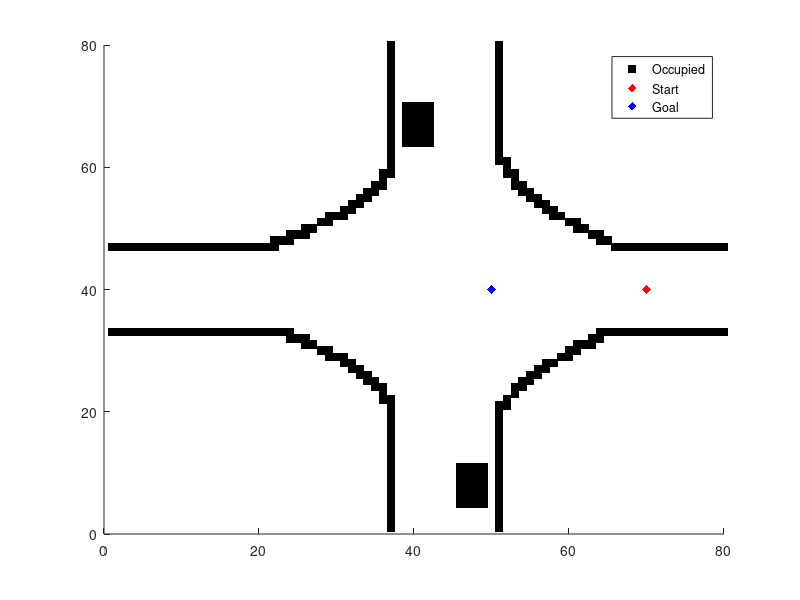
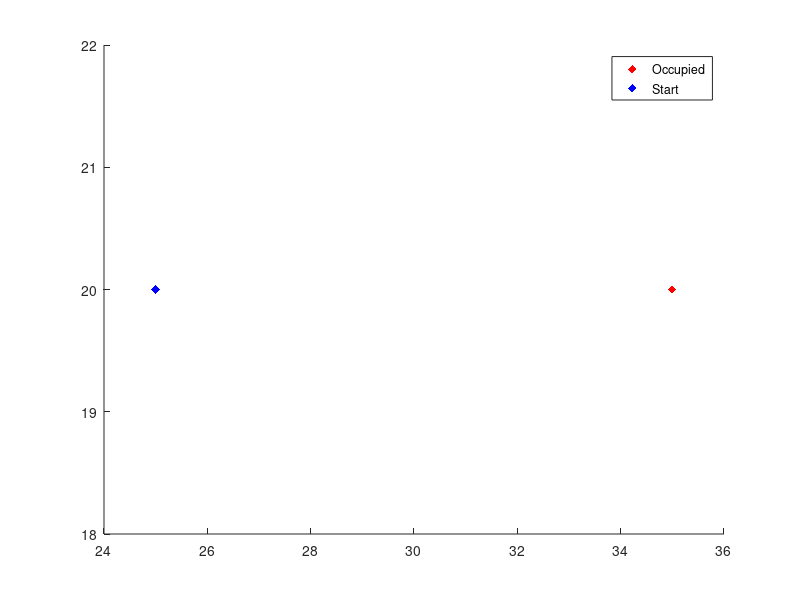

Source code (MATLAB) for these figures, in order: (Note: this script raises an error after producing the figures.)
%--------------------------------------------------------------------------
%            Parthasarathy Nadarajan
%            CARISSMA & Technische Hochschule Ingolstadt (THI)
%            Path Planning using RRT and Predicted Occupancy Grids
%--------------------------------------------------------------------------
clc; clearvars; close all;

%% Define the configuration space
load('POG_scenario');

% Rotate the occupancy grid
gridConverted = rot90(predictedOccupancyGrid, 3);

% Plot the occupied cells
[a, b] = find(gridConverted(:,:,1) >0.01);
figure(2);
axis([1 80 1 80])
s1 = scatter(a, b, 'k', 's', 'filled'); hold on
figure(3);
axis([1 40 1 40])
s2 = scatter(a*0.5, b*0.5, 'g', 's', 'filled'); hold on
        delete(s2);
%% EGO vehicle data
EGO.vel = 5; % m/s
EGO.psi = 180; % degrees
EGO.ax = 0; % m/s^2
EGO.ay = 0; % m/s^2
EGO.xCG = 35; % m
EGO.yCG = 20; % m
EGO.lf = 2; % m
EGO.lr = 2; % m
EGO.w = 2; % m
EGO.steerMax = 3; % degrees

%% Define the start and goal point
p_start = [round(EGO.xCG/0.5), round(EGO.yCG/0.5)]; % grid position
% Start point in terms of position
p_pos_start(1) = EGO.xCG;
p_pos_start(2) = EGO.yCG;

% EGO position after 2 seconds will be the goal position
distMoved = EGO.vel*2;
tx_pos = distMoved*cosd(EGO.psi);
ty_pos = distMoved*sind(EGO.psi);
p_pos_goal(1) = EGO.xCG+tx_pos;
p_pos_goal(2) = EGO.yCG+ty_pos;

p_goal = [round(p_pos_goal(1)/0.5), round(p_pos_goal(2)/0.5)]; % grid position

% Plot the start and the goal point
figure(2)
scatter(p_start(1), p_start(2), 'r', 'filled', 'd');
scatter(p_goal(1), p_goal(2), 'b', 'filled', 'd');
legend('Occupied', 'Start', 'Goal');
legend('AutoUpdate', 'off')
figure(3);
scatter(p_pos_start(1), p_pos_start(2), 'r', 'filled', 'd');
scatter(p_pos_goal(1), p_pos_goal(2), 'b', 'filled', 'd');
legend('Occupied', 'Start', 'Goal');
legend('AutoUpdate', 'off')

%% Parameters for RRT algorithm
param.maxIter = 2000;
param.minThresh = 0.1; % minimum probability of occupancy
RRTSampleTime = 0.1;
simulationSampleTime = 0.02;
param.minRes = EGO.vel*simulationSampleTime; % steps in between RRT
param.minDist = EGO.vel*RRTSampleTime; % distance constrained based on RRT sample time
param.stopThresh = 0.5; % distance around the goal to stop simulation
param.plotGraph = false;
param.minAngle = 10; % constraints on the steering

%% Initialise the tree
rrt = [];
rrt = AddNode(rrt, p_start, p_pos_start, 0, EGO.psi, 1, 1); %0 - root node, %1 - simulationTime is 1 % 1 - terminal node

%% Path planning
tic
[rrt, iter] = pathPlanning(p_goal, p_pos_goal, gridConverted, rrt, EGO, param);
timeTaken = toc;

%% Extracting the path from tree
i = length(rrt);
% Select the node that is closest to the goal as well as a terminal node
for j = 1:i
    dist = sqrt((rrt(j).node.p(1) -p_goal(1))^2 + (rrt(j).node.p(2)-p_goal(2))^2);
    if (j == 1) || (dist < mindist) && (rrt(j).node.terminalNode == 1) && (rrt(j).node.sampleTime == 21)
        mindist = dist;
        imin = j;
    end
end

figure(2);
scatter(rrt(imin).node.p(1), rrt(imin).node.p(2), 'g', 'filled', 'd', 'LineWidth', 2);
P = rrt(imin).node.p';
P_pos = rrt(imin).node.p_pos';
P_angle = rrt(imin).node.angPrev;
P_sampleTime = rrt(imin).node.sampleTime;
j = imin;
while 1
    j = rrt(j).node.iPrev;
    if j == 0
        break
    end
    P = [rrt(j).node.p' P];
    P_pos = [rrt(j).node.p_pos' P_pos];
    P_angle = [rrt(j).node.angPrev P_angle];
    P_sampleTime = [rrt(j).node.sampleTime P_sampleTime];
end

%% Plot the unsmoothed path
if isempty(P)
    disp('Could not find valid path');
else
    fprintf('Time taken for the RRT algorithm to find a path is %d \n', timeTaken);
    fprintf('The number of iterations taken is %d \n', iter-1);
    
    for i = 2:length(P)

        figure(2);
        scatter(P(1,i),P(2,i),'ko', 'filled');
        plot([P(1,i);P(1,i-1)],[P(2,i);P(2,i-1)],'b','LineWidth',1);
        figure(3);
        
        % Plot of the POG
        [a, b] = find(gridConverted(:,:,P_sampleTime(i)) >0.0);
        for j = 1:length(a)
            s2 = scatter(a(j)*0.5, b(j)*0.5, 10, gridConverted(a(j), b(j), P_sampleTime(i)), 'filled'); hold on
        end
        % Plot of the selected point
        scatter(P_pos(1,i),P_pos(2,i),'ko', 'filled');
        plot([P_pos(1,i);P_pos(1,i-1)],[P_pos(2,i);P_pos(2,i-1)],'b','LineWidth',1);
        % Plotting the vehicle
        ex=cosd(P_angle(i));
        ey=sind(P_angle(i));
        exOrtho=ex*cos(pi/2)+ey*sin(pi/2);
        eyOrtho=-ex*sin(pi/2)+ey*cos(pi/2);
        P_plot(1)=P(1,i)*0.5+ex*(EGO.lf)+EGO.w/2*exOrtho;
        P_plot(2)=P(2,i)*0.5+ey*(EGO.lf)+EGO.w/2*eyOrtho;
        P_plot(3)=P(1,i)*0.5+ex*(EGO.lf)-EGO.w/2*exOrtho;
        P_plot(4)=P(2,i)*0.5+ey*(EGO.lf)-EGO.w/2*eyOrtho;
        P_plot(5)=P(1,i)*0.5-ex*(EGO.lr)+EGO.w/2*exOrtho;
        P_plot(6)=P(2,i)*0.5-ey*(EGO.lr)+EGO.w/2*eyOrtho;
        P_plot(7)=P(1,i)*0.5-ex*(EGO.lr)-EGO.w/2*exOrtho;
        P_plot(8)=P(2,i)*0.5-ey*(EGO.lr)-EGO.w/2*eyOrtho;
        p(1) = plot([P_plot(1) P_plot(3)], [P_plot(2) P_plot(4)], 'Color', 'b', 'LineWidth', 2);
        p(2) = plot([P_plot(1) P_plot(5)], [P_plot(2) P_plot(6)], 'Color', 'b');
        p(3) = plot([P_plot(3) P_plot(7)], [P_plot(4) P_plot(8)], 'Color', 'b');
        p(4) = plot([P_plot(7) P_plot(5)], [P_plot(8) P_plot(6)], 'Color', 'b');
        saveName = [num2str(i) '.png'];
        saveas(gcf, saveName);
        delete(p);
        delete(s2);
        close(figure(3))
    end
%     if param.plotGraph
        for i = 1:length(rrt)
            if rrt(i).node.terminalNode == 0
                figure(2);
                scatter(rrt(i).node.p(1), rrt(i).node.p(2), 'yo', 'filled');
                figure(3);
                scatter(rrt(i).node.p(1)*0.5, rrt(i).node.p(2)*0.5, 'yo', 'filled');
            else
                figure(2);
                scatter(rrt(i).node.p(1), rrt(i).node.p(2), 'mo', 'filled');
                figure(3);
                scatter(rrt(i).node.p(1)*0.5, rrt(i).node.p(2)*0.5, 'mo', 'filled');
            end
        end
%     end
end
%% Controller for following the path
tic
controller_modified(P_pos(1,:), P_pos(2,:), EGO.psi*3.14/180, EGO.vel, EGO.vel, EGO.ax, EGO.ay, param)
toc
%% Additional functions
% Function - Path planning-------------------------------------------------
function [rrt, iter] = pathPlanning(p_goal, p_pos_goal, gridConverted, rrt, EGO, param)
iter = 1;
sampleTime = 1;

while iter <= param.maxIter
    % Choose a random point and sometime biased based on the goal
    if rem(iter, 50) == 0
        p_rand(1) = p_goal(1);
        p_rand(2) = p_goal(2);
    else
        p_rand(1) = randperm(80, 1);
        p_rand(2) = randperm(80, 1);
    end
    
    % Skip to next iteration if the vertex is not valid based on occupancy
    probOccupancy = gridConverted(p_rand(1), p_rand(2), sampleTime);
    if probOccupancy > param.minThresh
        iter = iter+1;
        continue
    end
    
    % Conversion from grid to position
    p_pos_rand(2) = p_rand(2)*0.5;
    p_pos_rand(1) = p_rand(1)*0.5;
    
    % Plot the selected random node
    if param.plotGraph
        % Find the occupied cells
        [a, b] = find(gridConverted(:,:,sampleTime) >0.01);
        figure(2)
        plotObject(1) = scatter(p_rand(1), p_rand(2), 'ro');
        plotObject(2) = scatter(a, b, 'g*');
        figure(3)
        plotObject(3) = scatter(p_pos_rand(1), p_pos_rand(2), 'ro');
        plotObject(4) = scatter(a*0.5, b*0.5, 'g*');
    end
    
    
    % Select the nearest vertex to the chosen random vertex
    for i = 1:length(rrt)
        
        % Heuristic 1 - Calculate the distance between the vertices
        dist =sqrt((rrt(i).node.p(1) -p_rand(1))^2 + (rrt(i).node.p(2)-p_rand(2))^2);
        % Heuristic 2 - Angle deviation required
        p_angle = atan2d(p_pos_rand(2)-rrt(i).node.p(2)*0.5, p_pos_rand(1)-rrt(i).node.p(1)*0.5)+360*(p_pos_rand(2)-rrt(i).node.p(2)*0.5<0);
        l_angle = rrt(i).node.angPrev;
        
        if (p_angle >=0 && p_angle <=90 && l_angle >= 270 && l_angle <=360)
            angle_diff = p_angle + (360-l_angle);
        elseif (l_angle >=0 && l_angle <=90 && p_angle >= 270 && p_angle <=360)
            angle_diff = l_angle + (360-p_angle);
        else
            angle_diff = l_angle-p_angle;
        end
        
        % Cost
        cost = dist+abs(angle_diff)/360;
%         cost_array(i) = cost;
        if (i == 1) || (cost < mincost)
            mincost = cost;
            imin = i;
            l = rrt(imin).node.p;
            l_pos = rrt(imin).node.p_pos;
            min_l_angle = rrt(imin).node.angPrev;
            min_p_angle = p_angle;
            min_angle_diff = angle_diff;
            sampleTime = rrt(imin).node.sampleTime;
        end
    end
%     clear cost_array
    
    % Convert grid to position
    p_pos(2) = l_pos(2);
    p_pos(1) = l_pos(1);
    
    % Plot the selected nearest vertex
    if param.plotGraph
        figure(2)
        plotObject(5) = scatter(l(1), l(2), 'b*');
        figure(3)
        plotObject(6) = scatter(p_pos(1), p_pos(2), 'b*');
    end
    
    % Find a path from the selected nearest vertex to the chosen random vertex
    [col, p_step, p_pos_step, p_angle] = InCollision_Edge_mex(p_pos, p_pos_rand, min_l_angle, min_p_angle, min_angle_diff, gridConverted, EGO, param, sampleTime);
    
    % Skip to next iteration if it is not valid edge
    if col == 1
        iter = iter+1;
        if param.plotGraph
            delete(plotObject);
        end
        continue
    end
    
    % Plot the selected nearest node
    if param.plotGraph
        figure(2);
        plotObject(7) = scatter(p_step(1), p_step(2), 'k', 'filled');
        figure(3);
        plotObject(8) = scatter(p_pos_step(1), p_pos_step(2), 'k', 'filled');
    end
    
    % Increment the sample time by 1 when a valid vertex is found
    sampleTime = sampleTime+1;
    
    % Add the valid vertex to the tree
    rrt = AddNode(rrt, p_step, p_pos_step, imin, p_angle, sampleTime, 1);
    
    % Calculating the distance to the goal
    dist = norm(p_pos_step-p_pos_goal);
    
    % Considering the distance to the goal
    if (dist <= param.stopThresh) || (iter >= param.maxIter) || (sampleTime == 21)
        break
    end
    iter = iter+1;
    if param.plotGraph
        delete(plotObject)
    end
end
end

% Function - Add node to the tree------------------------------------------
function rrt = AddNode(rrt, p, p_pos, iPrev, p_angle, sampleTime, termNode)
node.p = p;
node.p_pos = p_pos;
node.iPrev = iPrev;
node.angPrev = p_angle;
node.sampleTime = sampleTime;
node.terminalNode = termNode;
if length(rrt) >= 1
    rrt(iPrev).node.terminalNode = 0;
end
rrt(end+1).node = node;
end




